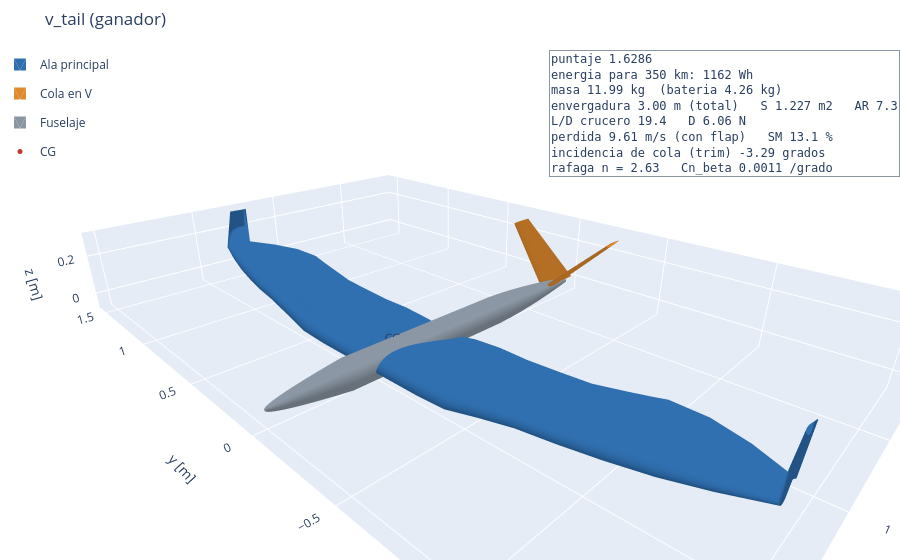

The code cell stored with this chart in its notebook:
### Markdown cell above
## 8. Vista 3D del ganador

### Code cell
top_ganadora, est_ganador = max(estados.items(), key=lambda kv: kv[1].mejor().score)
mejor = est_ganador.mejor()

print(f"Ganador: {top_ganadora}  (score {mejor.score:.4f})")
print(f"  {av.TOPOLOGIAS[top_ganadora]['nombre']}")
print(f"  referencia real: {av.TOPOLOGIAS[top_ganadora]['referencia_real']}")

# Vista propia: un color por componente (ala, cola, fuselaje), escala 1:1 y los datos
# del avion. (avion.draw(backend="plotly") de AeroSandbox pone una barra de colores
# que no representa nada.)
_a = av.analizar_mision_avion(mejor.params, top_ganadora)
avion = av.construir_avion(av.params_trimados(mejor.params, top_ganadora), top_ganadora)   # con la incidencia de trim
av.figura_3d(avion, f"{top_ganadora} (ganador)", av.lineas_info(_a, mejor.score)).show()

### Figure 1 — Plotly figure (JSON) as saved in the notebook; plotly's stock layout.template omitted (floating-point values rounded to 4 significant figures; data arrays with more than 128 entries replaced by an {"elided": "..."} marker saying what was removed)
{"data": [{"color": "#2f6fb0", "flatshading": false, "i": {"elided": "2348 int values"}, "j": {"elided": "2348 int values"}, "k": {"elided": "2348 int values"}, "legendgroup": "ala", "lighting": {"ambient": 0.75, "diffuse": 0.35, "roughness": 0.9, "specular": 0.05}, "name": "Ala principal", "showlegend": true, "type": "mesh3d", "x": {"elided": "1176 float values"}, "y": {"elided": "1176 float values"}, "z": {"elided": "1176 float values"}}, {"color": "#e08a2e", "flatshading": false, "i": {"elided": "388 int values"}, "j": {"elided": "388 int values"}, "k": {"elided": "388 int values"}, "legendgroup": "cola", "lighting": {"ambient": 0.75, "diffuse": 0.35, "roughness": 0.9, "specular": 0.05}, "name": "Cola en V", "showlegend": true, "type": "mesh3d", "x": {"elided": "196 float values"}, "y": {"elided": "196 float values"}, "z": {"elided": "196 float values"}}, {"color": "#8a96a3", "flatshading": false, "i": {"elided": "864 int values"}, "j": {"elided": "864 int values"}, "k": {"elided": "864 int values"}, "legendgroup": "fuselaje", "lighting": {"ambient": 0.75, "diffuse": 0.35, "roughness": 0.9, "specular": 0.05}, "name": "Fuselaje", "showlegend": true, "type": "mesh3d", "x": {"elided": "456 float values"}, "y": {"elided": "456 float values"}, "z": {"elided": "456 float values"}}, {"marker": {"color": "#c0392b", "size": 5}, "mode": "markers+text", "name": "CG", "text": ["CG"], "type": "scatter3d", "x": [0.5882], "y": [0], "z": [0]}], "layout": {"annotations": [{"align": "left", "bgcolor": "rgba(255,255,255,0.85)", "bordercolor": "#8a96a3", "borderwidth": 1, "font": {"family": "monospace", "size": 12}, "showarrow": false, "text": "puntaje 1.6286<br>energia para 350 km: 1162 Wh<br>masa 11.99 kg  (bateria 4.26 kg)<br>envergadura 3.00 m (total)   S 1.227 m2   AR 7.3<br>L/D crucero 19.4   D 6.06 N<br>perdida 9.61 m/s (con flap)   SM 13.1 %<br>incidencia de cola (trim) -3.29 grados<br>rafaga n = 2.63   Cn_beta 0.0011 /grado", "x": 1, "xanchor": "right", "xref": "paper", "y": 1, "yanchor": "top", "yref": "paper"}], "legend": {"x": 0, "y": 1}, "margin": {"b": 0, "l": 0, "r": 0, "t": 50}, "scene": {"aspectmode": "data", "camera": {"eye": {"x": -1.3, "y": -1.3, "z": 0.8}}, "xaxis": {"title": {"text": "x [m] (hacia la cola)"}}, "yaxis": {"title": {"text": "y [m]"}}, "zaxis": {"title": {"text": "z [m]"}}}, "title": {"text": "v_tail (ganador)"}}}
